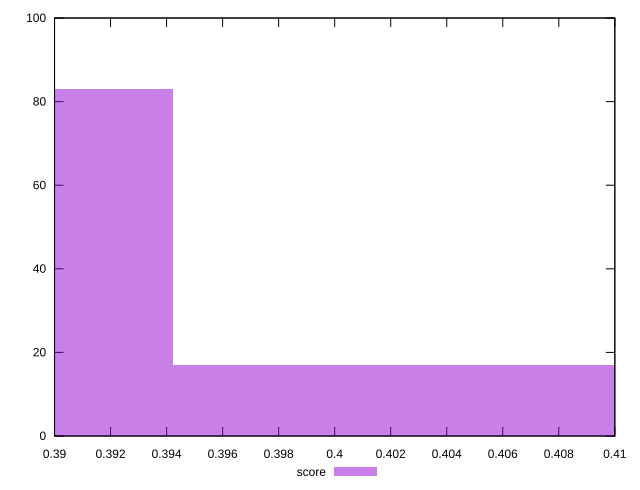

Source code (gnuplot):
reset

$score <<EOF
0.40298172420505957 17
0.3854607796744048 83
EOF

set key outside below
set boxwidth 0.017520944530654763
set xrange [0.39:0.41]
set yrange [0:100]
set trange [0:100]
set style fill transparent solid 0.5 noborder
set terminal svg size 640, 490 enhanced background rgb 'white'
set output "report_00011_2021-02-09T10:53:21.242Z/uses-webp-images/samples/pages+cached/score/histogram.svg"

plot $score title "score" with boxes

reset
